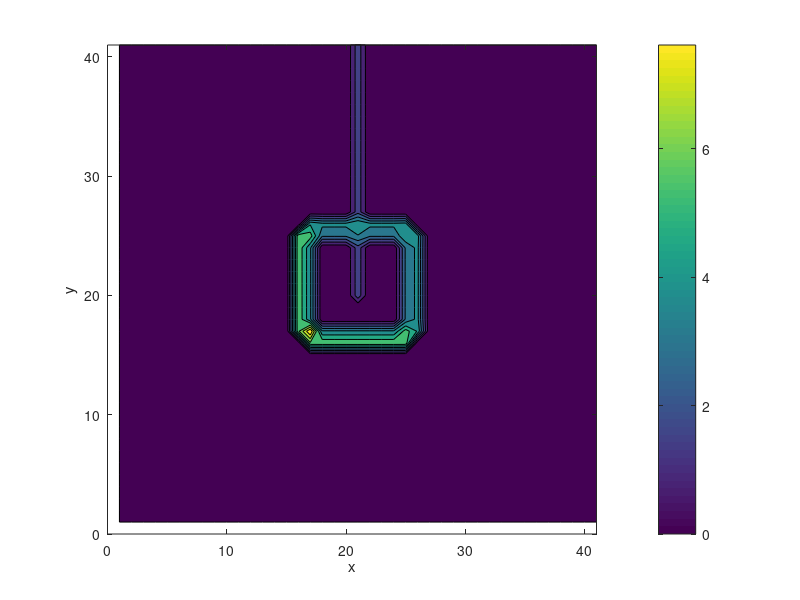

The MATLAB script that drew this image:
% 2d Laminar flow
clear; clc;

% Gitter
nx = 41; ny = 41;
Lx = 1; Ly = 1;
dx = Lx/(nx-1);
dy = Ly/(ny-1);

% Parameter
rho = 1000;
nu = 1e-3;
dt = 0.001;
nt = 8;

% Fields
u = zeros(ny,nx);
v = zeros(ny,nx);
p = ones(ny,nx)*1e+5;

for n = 1:nt
    un = u;
    vn = v;

    % Velocity updates
    u(2:end-1,2:end-1) = un(2:end-1,2:end-1) ...
        - dt/dx * un(2:end-1,2:end-1) .* (un(2:end-1,2:end-1) - un(2:end-1,1:end-2)) ...
        - dt/dy * vn(2:end-1,2:end-1) .* (un(2:end-1,2:end-1) - un(1:end-2,2:end-1)) ...
        - dt/(2*rho*dx) * (p(2:end-1,3:end) - p(2:end-1,1:end-2)) ...
        + nu * (dt/dx^2 * (un(2:end-1,3:end) - 2*un(2:end-1,2:end-1) + un(2:end-1,1:end-2)) ...
        + dt/dy^2 * (un(3:end,2:end-1) - 2*un(2:end-1,2:end-1) + un(1:end-2,2:end-1)));

    v(2:end-1,2:end-1) = vn(2:end-1,2:end-1) ...
        - dt/dx * un(2:end-1,2:end-1) .* (vn(2:end-1,2:end-1) - vn(2:end-1,1:end-2)) ...
        - dt/dy * vn(2:end-1,2:end-1) .* (vn(2:end-1,2:end-1) - vn(1:end-2,2:end-1)) ...
        - dt/(2*rho*dy) * (p(3:end,2:end-1) - p(1:end-2,2:end-1)) ...
        + nu * (dt/dx^2 * (vn(2:end-1,3:end) - 2*vn(2:end-1,2:end-1) + vn(2:end-1,1:end-2)) ...
        + dt/dy^2 * (vn(3:end,2:end-1) - 2*vn(2:end-1,2:end-1) + vn(1:end-2,2:end-1)));

    % Boundaries
    u(20:end,end-20) = -2;
    %v(25:30,17:25) = 7; % m/s
    %v(:,end-20:end) = 7;
    %p(17:25,17:25) = 2e+5;% p(end,:) = rand; N/m^2
    p(17:25,17:25) = 1.3e+5;
    %p(10:15,10:15) = rand;
end
speed = sqrt(u.^2 + v.^2);
Re=rho * speed .* Lx / nu;
div = u./dx + v./dy;
%Re=Re/max(max(Re));

%subplot(1,2,1)
%contourf(Re)
%colorbar
%xlabel('x')
%ylabel('y')

%subplot(1,2,2)
contourf(speed)
%quiver(u,v)
xlim([0 nx])
ylim([0 ny])
colorbar
xlabel('x')
ylabel('y')
axis equal
